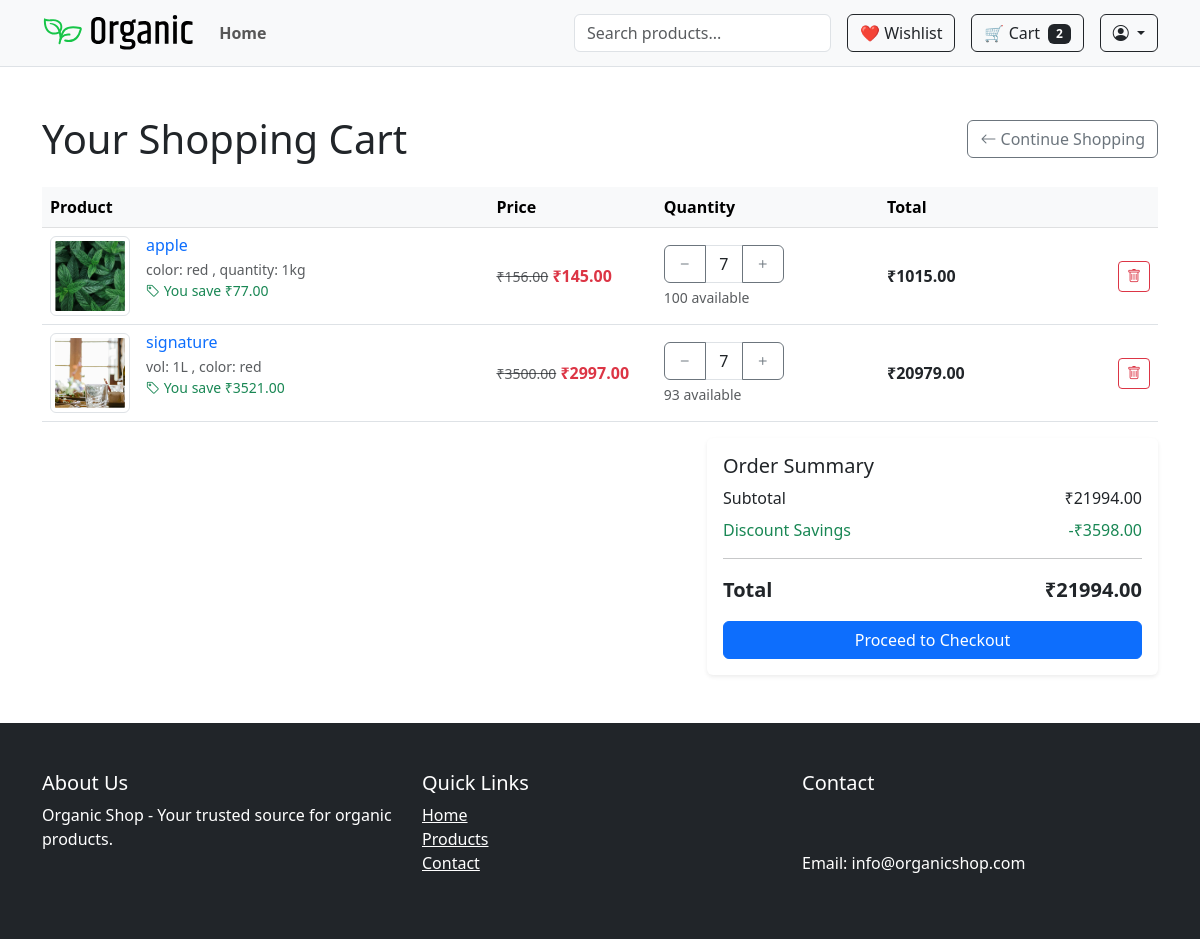
The page /cart/ (signed in) on the database as committed earlier.
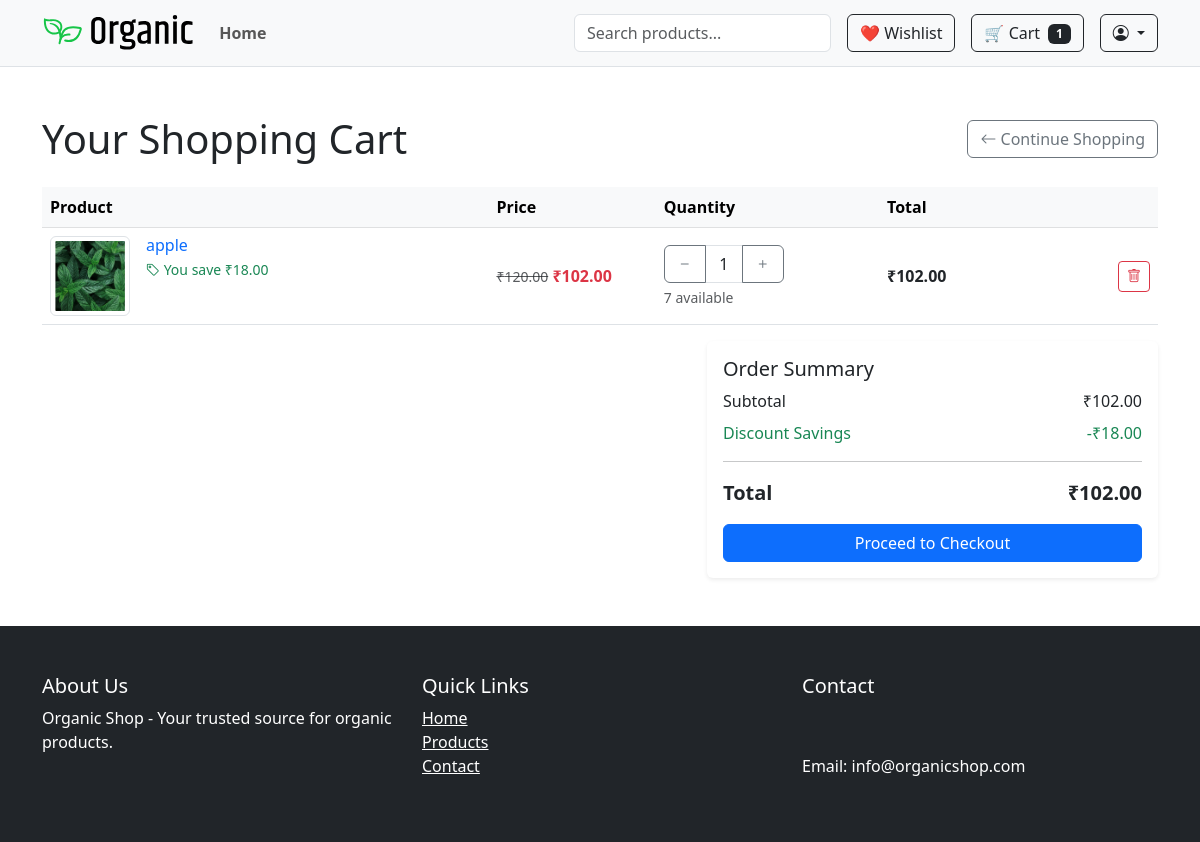
The same page on the database as committed later.
### shop/models.py (models this page shows, shortened)
class CartItem(models.Model):
    cart = models.ForeignKey(Cart, related_name='items', on_delete=models.CASCADE)
    variant = models.ForeignKey(ProductVariant, null=True, blank=True, on_delete=models.SET_NULL)
    product = models.ForeignKey(Product, null=True, blank=True, on_delete=models.CASCADE)
    quantity = models.PositiveIntegerField(default=1)
    @property
    def total_price(self):
        if self.variant:
            if self.variant.discount_price:
                return self.variant.discount_price * self.quantity
            return self.variant.price * self.quantity
        elif self.product.discount_price:
            return self.product.discount_price * self.quantity
        return self.product.price * self.quantity
    @property
    def savings(self):
        if self.variant:
            if self.variant.discount_price:
                return (self.variant.price - self.variant.discount_price) * self.quantity
            elif self.product.discount_price:
                return (self.product.price - self.product.discount_price) * self.quantity
            return 0
        elif self.product.discount_price:
            return (self.product.price - self.product.discount_price) * self.quantity
        return 0
    @property
    def get_product(self):
        return self.variant.product if self.variant else self.product

class Product(models.Model):
    category = models.ForeignKey(Category, on_delete=models.CASCADE, related_name='products')
    name = models.CharField(max_length=255)
    slug = models.SlugField(unique=True)
    description = models.TextField()
    price = models.DecimalField(max_digits=10, decimal_places=2)
    discount_price = models.DecimalField(max_digits=10, decimal_places=2, null=True, blank=True)
    image = models.ImageField(upload_to='products/')
    is_featured = models.BooleanField(default=False)
    sold_count = models.PositiveIntegerField(default=0)
    created_at = models.DateTimeField(auto_now_add=True)
    views = models.PositiveIntegerField(default=0)
    available = models.BooleanField(default=True)
    stock = models.PositiveIntegerField(default=0)
    def get_absolute_url(self):
        return reverse('shop:product_detail', kwargs={'slug': self.slug})

class ProductVariant(models.Model):
    product = models.ForeignKey(Product, on_delete=models.CASCADE, related_name='variants')
    values = models.ManyToManyField(VariantValue)
    price = models.DecimalField(max_digits=10, decimal_places=2)
    discount_price = models.DecimalField(max_digits=10, decimal_places=2, null=True, blank=True)
    stock = models.IntegerField()
    sku = models.CharField(max_length=50, unique=True, blank=True)
    image = models.ImageField(upload_to='variants/', null=True, blank=True)
    sold_count = models.IntegerField(default=0)

class VariantValue(models.Model):
    option = models.ForeignKey(VariantOption, on_delete=models.CASCADE)
    value = models.CharField(max_length=100)

class VariantOption(models.Model):
    name = models.CharField(max_length=50)

class Cart(models.Model):
    user = models.ForeignKey(User, on_delete=models.CASCADE, null=True, blank=True)
    session_key = models.CharField(max_length=40, null=True, blank=True)
    created_at = models.DateTimeField(auto_now_add=True)
    updated_at = models.DateTimeField(auto_now=True)
    @property
    def total_price(self):
        return sum(item.total_price for item in self.items.all())
    @property
    def total_savings(self):
        return sum(item.savings for item in self.items.all())

### shop/views.py (the view)
# urls.py: path('cart/', views.cart_detail, name='cart_detail'),
def cart_detail(request):
    cart = get_or_create_cart(request)
    return render(request, 'shop/cart_detail.html', {'cart': cart})

### shop/views.py (called while the page is built, shortened)
def get_or_create_cart(request):
    if request.user.is_authenticated:
        session_key = request.session.session_key
        if session_key:
            anon_cart = Cart.objects.filter(session_key=session_key, user__isnull=True).first()
        cart, _ = Cart.objects.get_or_create(user=request.user)
    else:
        session_key = request.session.session_key or request.session.create()
        cart, _ = Cart.objects.get_or_create(session_key=session_key, user=None)
    return cart

### shop/templates/shop/cart_detail.html (shortened to what the changed rows need)
{% extends 'shop/base.html' %}
{% load static %}
{% block content %}
<div class="container py-5">
    <div class="d-flex justify-content-between align-items-center mb-4">
        <h1 class="mb-0">Your Shopping Cart</h1>
    </div>
    {% if cart.items.all %}
    <div class="table-responsive">
        <table class="table table-hover align-middle">
            <thead class="table-light">
                <tr>
                    <th style="width: 40%">Product</th>
                    <th style="width: 15%">Price</th>
                    <th style="width: 20%">Quantity</th>
                    <th style="width: 15%">Total</th>
                    <th style="width: 10%"></th>
                </tr>
            </thead>
            <tbody>
                {% for item in cart.items.all %}
                <tr>
                    <td>
                        <div class="d-flex">
                            <a href="{{ item.get_product.get_absolute_url }}" class="me-3">
                                <img src="{% if item.variant and item.variant.image %}{{ item.variant.image.url }}{% else %}{{ item.product.image.url }}{% endif %}"
                                     alt="{{ item.get_product.name }}"
                                     class="img-thumbnail"
                                     style="width: 80px; height: 80px; object-fit: cover;">
                            </a>
                            <div>
                                <h6 class="mb-1">
                                    <a href="{{ item.get_product.get_absolute_url }}" class="text-decoration-none">
                                        {{ item.get_product.name }}
                                    </a>
                                </h6>
                                {% if item.variant %}
                                <div class="text-muted small">
                                    {% for value in item.variant.values.all %}
                                    <span>{{ value.option.name }}: {{ value.value }}</span>
                                    {% if not forloop.last %}, {% endif %}
                                    {% endfor %}
                                </div>
                                {% endif %}
                                {% if item.savings > 0 %}
                                <div class="text-success small">
                                    <i class="bi bi-tag"></i> You save ₹{{ item.savings }}
                                </div>
                                {% endif %}
                            </div>
                        </div>
                    </td>
                    <td>
                        {% if item.variant %}
                            {% if item.variant.discount_price %}
                            <div>
                                <span class="text-decoration-line-through text-muted small">₹{{ item.variant.price }}</span>
                                <span class="text-danger fw-bold">₹{{ item.variant.discount_price }}</span>
                            </div>
                            {% else %}
                            <span class="fw-bold">₹{{ item.variant.price }}</span>
                            {% endif %}
                        {% else %}
                            {% if item.product.discount_price %}
                            <div>
                                <span class="text-decoration-line-through text-muted small">₹{{ item.product.price }}</span>
                                <span class="text-danger fw-bold">₹{{ item.product.discount_price }}</span>
                            </div>
                            {% else %}
                            <span class="fw-bold">₹{{ item.product.price }}</span>
                            {% endif %}
                        {% endif %}
                    </td>
                    <td>
                        <div class="input-group" style="max-width: 120px;">
                            <button class="btn btn-outline-secondary decrement"
                                    type="button"
                                    data-item-id="{{ item.id }}">
                                <i class="bi bi-dash"></i>
                            </button>
                            <input type="number"
                                   class="form-control text-center quantity-input"
                                   value="{{ item.quantity }}"
                                   min="1"
                                   max="{% if item.variant %}{{ item.variant.stock }}{% else %}{{ item.product.stock }}{% endif %}"
                                   data-item-id="{{ item.id }}">
                            <button class="btn btn-outline-secondary increment"
                                    type="button"
                                    data-item-id="{{ item.id }}">
                                <i class="bi bi-plus"></i>
                            </button>
                        </div>
                        <small class="text-muted d-block mt-1">
                            {% if item.variant %}
                                {{ item.variant.stock }} available
                            {% else %}
                                {{ item.product.stock }} available
                            {% endif %}
                        </small>
                    </td>
                    <td class="fw-bold">
                        ₹{{ item.total_price }}
                    </td>
                    <td class="text-end">
                        <a href="{% url 'shop:cart_remove' item.id %}"
                           class="btn btn-sm btn-outline-danger"
                           title="Remove item">
                            <i class="bi bi-trash"></i>
                        </a>
                    </td>
                </tr>
                {% endfor %}
            </tbody>
        </table>
    </div>
    <div class="row justify-content-end">
        <div class="col-md-5">
            <div class="card border-0 shadow-sm">
                <div class="card-body">
                    <h5 class="card-title">Order Summary</h5>
                    <div class="d-flex justify-content-between mb-2">
                        <span>Subtotal</span>
                        <span>₹{{ cart.total_price }}</span>
                    </div>
                    {% if cart.total_savings > 0 %}
                    <div class="d-flex justify-content-between mb-2 text-success">
                        <span>Discount Savings</span>
                        <span>-₹{{ cart.total_savings }}</span>
                    </div>
                    {% endif %}
                    <hr>
                    <div class="d-flex justify-content-between fw-bold fs-5">
                        <span>Total</span>
                        <span>₹{{ cart.total_price }}</span>
                    </div>
                    <a href="{% url 'accounts:checkout' %}" class="btn btn-primary w-100 mt-3">
                        Proceed to Checkout
                    </a>
                </div>
            </div>
        </div>
    </div>
    {% endif %}
</div>
{% endblock %}

Rows that differ between the two databases and show on the page:
no longer on this page (row unchanged): VariantValue: option.name "color", value "red"
removed CartItem: product.image (picture), get_product.name "signature", savings "3521.00", variant.price "3500.00", variant.discount_price "2997.00", quantity "7", variant.stock "93", total_price "20979.00"
no longer on this page (row unchanged): VariantValue: option.name "vol", value "1L", shown under "signature"
changed CartItem "apple": loses VariantValue (option.name "quantity", value "1kg"); savings "77.00" → "18.00"; variant_id 69 → empty (drawn); product.price (not shown) → "120.00"; product.discount_price (not shown) → "102.00"; quantity "7" → "1"; product.stock (not shown) → "7"; total_price "1015.00" → "102.00"; variant.price "156.00" → (not shown); variant.discount_price "145.00" → (not shown); variant.stock "100" → (not shown)
changed through a linked row, Cart: total_price "21994.00" → "102.00"; total_savings "3598.00" → "18.00"
Other text that changed with them:
{{ total_items }}: "2" → "1"
